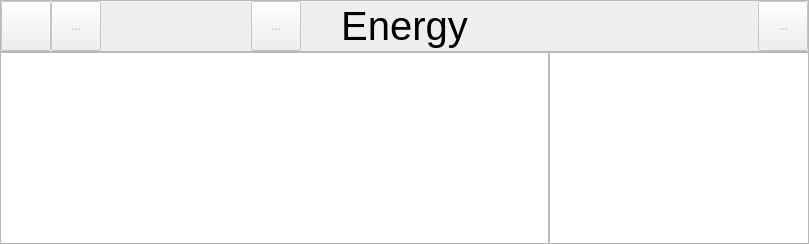
      <widget class="QWidget" name="sections">
       <layout class="QVBoxLayout" name="verticalLayout_2" stretch="0,1">
        <property name="spacing">
         <number>0</number>
        </property>
        <property name="leftMargin">
         <number>0</number>
        </property>
        <property name="topMargin">
         <number>0</number>
        </property>
        <property name="rightMargin">
         <number>0</number>
        </property>
        <property name="bottomMargin">
         <number>0</number>
        </property>
        <item>
         <widget class="QFrame" name="toolbar_sections">
          <property name="sizePolicy">
           <sizepolicy hsizetype="Preferred" vsizetype="Fixed">
            <horstretch>0</horstretch>
            <verstretch>0</verstretch>
           </sizepolicy>
          </property>
          <property name="minimumSize">
           <size>
            <width>0</width>
            <height>0</height>
           </size>
          </property>
          <property name="maximumSize">
           <size>
            <width>16777215</width>
            <height>16777215</height>
           </size>
          </property>
          <property name="sizeIncrement">
           <size>
            <width>0</width>
            <height>0</height>
           </size>
          </property>
          <property name="frameShape">
           <enum>QFrame::StyledPanel</enum>
          </property>
          <property name="frameShadow">
           <enum>QFrame::Plain</enum>
          </property>
          <property name="lineWidth">
           <number>0</number>
          </property>
          <layout class="QHBoxLayout" name="horizontalLayout_4">
           <property name="spacing">
            <number>0</number>
           </property>
           <property name="leftMargin">
            <number>0</number>
           </property>
           <property name="topMargin">
            <number>0</number>
           </property>
           <property name="rightMargin">
            <number>0</number>
           </property>
           <property name="bottomMargin">
            <number>0</number>
           </property>
           <item>
            <widget class="ToolButton" name="tool_back_sections">
             <property name="enabled">
              <bool>false</bool>
             </property>
             <property name="minimumSize">
              <size>
               <width>50</width>
               <height>50</height>
              </size>
             </property>
             <property name="sizeIncrement">
              <size>
               <width>0</width>
               <height>0</height>
              </size>
             </property>
             <property name="baseSize">
              <size>
               <width>0</width>
               <height>0</height>
              </size>
             </property>
             <property name="text">
              <string/>
             </property>
             <property name="icon">
              <iconset resource="osdria_app.qrc">
               <normaloff>:/icons/img/back_select@2x.png</normaloff>
               <disabledoff>:/icons/img/back_normal@2x.png</disabledoff>:/icons/img/back_select@2x.png</iconset>
             </property>
             <property name="iconSize">
              <size>
               <width>30</width>
               <height>30</height>
              </size>
             </property>
             <property name="toolButtonStyle">
              <enum>Qt::ToolButtonIconOnly</enum>
             </property>
            </widget>
           </item>
           <item>
            <widget class="ToolButton" name="tool_draft">
             <property name="enabled">
              <bool>false</bool>
             </property>
             <property name="minimumSize">
              <size>
               <width>50</width>
               <height>50</height>
              </size>
             </property>
             <property name="text">
              <string>...</string>
             </property>
             <property name="icon">
              <iconset resource="osdria_app.qrc">
               <normaloff>:/icons/img/draft_select@2x.png</normaloff>
               <disabledoff>:/icons/img/draft_normal@2x.png</disabledoff>:/icons/img/draft_select@2x.png</iconset>
             </property>
             <property name="iconSize">
              <size>
               <width>30</width>
               <height>30</height>
              </size>
             </property>
             <property name="checkable">
              <bool>false</bool>
             </property>
            </widget>
           </item>
           <item>
            <spacer name="leftSpacer150">
             <property name="orientation">
              <enum>Qt::Horizontal</enum>
             </property>
             <property name="sizeType">
              <enum>QSizePolicy::Fixed</enum>
             </property>
             <property name="sizeHint" stdset="0">
              <size>
               <width>150</width>
               <height>50</height>
              </size>
             </property>
            </spacer>
           </item>
           <item>
            <widget class="ToolButton" name="tool_graph">
             <property name="enabled">
              <bool>false</bool>
             </property>
             <property name="minimumSize">
              <size>
               <width>50</width>
               <height>50</height>
              </size>
             </property>
             <property name="baseSize">
              <size>
               <width>0</width>
               <height>0</height>
              </size>
             </property>
             <property name="text">
              <string>...</string>
             </property>
             <property name="icon">
              <iconset resource="osdria_app.qrc">
               <normaloff>:/icons/img/graph_select@2x.png</normaloff>
               <disabledoff>:/icons/img/graph_normal@2x.png</disabledoff>:/icons/img/graph_select@2x.png</iconset>
             </property>
             <property name="iconSize">
              <size>
               <width>30</width>
               <height>30</height>
              </size>
             </property>
            </widget>
           </item>
           <item>
            <spacer name="leftSpacerSections">
             <property name="orientation">
              <enum>Qt::Horizontal</enum>
             </property>
             <property name="sizeHint" stdset="0">
              <size>
               <width>40</width>
               <height>50</height>
              </size>
             </property>
            </spacer>
           </item>
           <item>
            <widget class="QLabel" name="title_sections">
             <property name="minimumSize">
              <size>
               <width>0</width>
               <height>50</height>
              </size>
             </property>
             <property name="maximumSize">
              <size>
               <width>16777215</width>
               <height>16777215</height>
              </size>
             </property>
             <property name="font">
              <font>
               <family>Arial</family>
               <pointsize>30</pointsize>
              </font>
             </property>
             <property name="lineWidth">
              <number>0</number>
             </property>
             <property name="text">
              <string>Energy</string>
             </property>
             <property name="alignment">
              <set>Qt::AlignCenter</set>
             </property>
             <property name="textInteractionFlags">
              <set>Qt::NoTextInteraction</set>
             </property>
            </widget>
           </item>
           <item>
            <spacer name="rightSpacerSections">
             <property name="orientation">
              <enum>Qt::Horizontal</enum>
             </property>
             <property name="sizeHint" stdset="0">
              <size>
               <width>40</width>
               <height>50</height>
              </size>
             </property>
            </spacer>
           </item>
           <item>
            <spacer name="rightSpace250">
             <property name="orientation">
              <enum>Qt::Horizontal</enum>
             </property>
             <property name="sizeType">
              <enum>QSizePolicy::Fixed</enum>
             </property>
             <property name="sizeHint" stdset="0">
              <size>
               <width>250</width>
               <height>50</height>
              </size>
             </property>
            </spacer>
           </item>
           <item>
            <widget class="ToolButton" name="tool_sidebar_sections">
             <property name="enabled">
              <bool>false</bool>
             </property>
             <property name="minimumSize">
              <size>
               <width>50</width>
               <height>50</height>
              </size>
             </property>
             <property name="maximumSize">
              <size>
               <width>50</width>
               <height>50</height>
              </size>
             </property>
             <property name="text">
              <string>...</string>
             </property>
             <property name="icon">
              <iconset resource="osdria_app.qrc">
               <normaloff>:/icons/img/sidebar_select@2x.png</normaloff>
               <disabledoff>:/icons/img/sidebar_normal@2x.png</disabledoff>:/icons/img/sidebar_select@2x.png</iconset>
             </property>
             <property name="iconSize">
              <size>
               <width>30</width>
               <height>30</height>
              </size>
             </property>
             <property name="checkable">
              <bool>false</bool>
             </property>
            </widget>
           </item>
          </layout>
         </widget>
        </item>
        <item>
         <layout class="QHBoxLayout" name="main_sections">
          <property name="spacing">
           <number>0</number>
          </property>
          <item>
           <widget class="QGraphicsView" name="section_view"/>
          </item>
          <item>
           <widget class="Sidebar" name="sidebar_sections">
            <property name="maximumSize">
             <size>
              <width>260</width>
              <height>16777215</height>
             </size>
            </property>
            <property name="baseSize">
             <size>
              <width>260</width>
              <height>0</height>
             </size>
            </property>
            <property name="frameShadow">
             <enum>QFrame::Plain</enum>
            </property>
            <property name="lineWidth">
             <number>0</number>
            </property>
           </widget>
          </item>
         </layout>
        </item>
       </layout>
      </widget>
